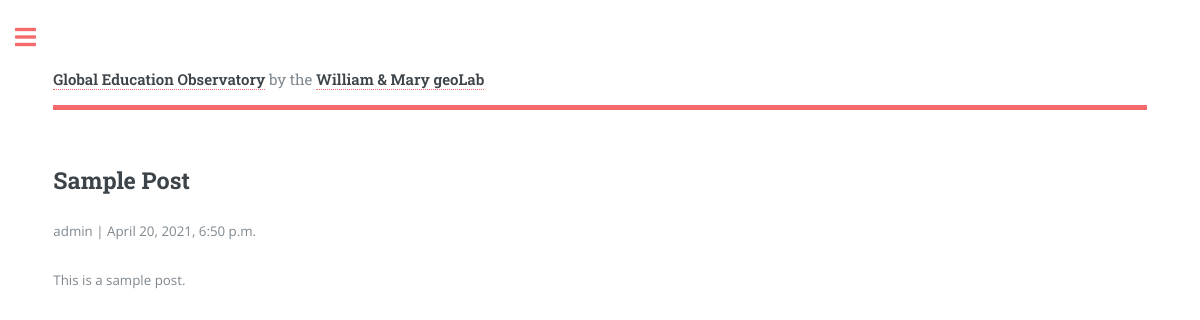
/posts/sample-post/, run on the app's committed database.
### school_app/models.py (models this page shows, shortened)
class Post(models.Model):
    title = models.CharField(max_length=200, unique=True)
    slug = models.SlugField(max_length=200, unique=True)
    author = models.ForeignKey(
        User, on_delete=models.CASCADE, related_name='blog_posts')
    updated_on = models.DateTimeField(auto_now=True)
    content = models.TextField()
    created_on = models.DateTimeField(auto_now_add=True)
    status = models.IntegerField(choices=STATUS, default=0)
    class Meta:
        ordering = ['-created_on']

### school_app/views.py (the view)
# urls.py: path('posts/<slug:slug>/', views.PostDetail.as_view(), name='post_detail'),
class PostDetail(DetailView):
    model = Post
    template_name = 'post_detail.html'

### school_app/templates/post_detail.html (shortened to what this page needs)
{% extends "generic.html" %}
{% load static %}
{% block main %}
    <section>
        <header class="main">
            <h2>{{ post.title }}</h1>
        </header>
        <p>{{ post.author }} | {{ post.created_on }}</p>
        <p>{{ post.content | safe }}</p>
    </section>
{% endblock %}

### school_app/static/myapp/assets/css/main.css (style rules this page uses)
html, body, div, span, applet, object, iframe, h1, h2, h3, h4, h5, h6, p, blockquote, pre, a, abbr, acronym, address, big, cite, code, del, dfn, em, img, ins, kbd, q, s, samp, small, strike, strong, sub, sup, tt, var, b, u, i, center, dl, dt, dd, ol, ul, li, fieldset, form, label, legend, table, caption, tbody, tfoot, thead, tr, th, td, article, aside, canvas, details, embed, figure, figcaption, footer, header, hgroup, menu, nav, output, ruby, section, summary, time, mark, audio, video { margin: 0; padding: 0; border: 0; font-size: 100%; font: inherit; vertical-align: baseline; }
article, aside, details, figcaption, figure, footer, header, hgroup, menu, nav, section { display: block; }
body { line-height: 1; }
body { -webkit-text-size-adjust: none; }
body { -ms-overflow-style: scrollbar; }
html { box-sizing: border-box; }
*, *:before, *:after { box-sizing: inherit; }
body { background: #ffffff; }
body, input, select, textarea { color: #7f888f; font-family: "Open Sans", sans-serif; font-size: 13pt; font-weight: 400; line-height: 1.65; }
@media screen and (max-width: 1680px) { body, input, select, textarea { font-size: 11pt; } }
@media screen and (max-width: 1280px) { body, input, select, textarea { font-size: 10pt; } }
p { margin: 0 0 2em 0; }
h1, h2, h3, h4, h5, h6 { color: #3d4449; font-family: "Roboto Slab", serif; font-weight: 700; line-height: 1.5; margin: 0 0 1em 0; }
h2 { font-size: 1.75em; }
header.main > :last-child { margin: 0 0 1em 0; }
#main > .inner > section { padding: 6em 0 4em 0 ; border-top: solid 2px rgba(210, 215, 217, 0.75); }
#main > .inner > section:first-of-type { border-top: 0 !important; }
@media screen and (max-width: 1680px) { #main > .inner > section { padding: 5em 0 3em 0 ; } }
@media screen and (max-width: 1280px) { #main > .inner > section { padding: 4em 0 2em 0 ; } }

### data on the page
Post: title "Sample Post", author "admin", created_on "April 20, 2021, 6:50 p.m.", content "This is a sample post."
